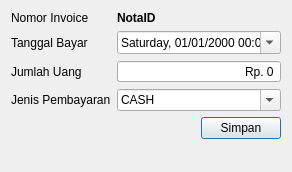
<?xml version="1.0" encoding="UTF-8"?>
<ui version="4.0">
 <class>EditorPembayaran</class>
 <widget class="QDialog" name="EditorPembayaran">
  <property name="geometry">
   <rect>
    <x>0</x>
    <y>0</y>
    <width>292</width>
    <height>172</height>
   </rect>
  </property>
  <property name="windowTitle">
   <string>Edit Pembayaran</string>
  </property>
  <layout class="QFormLayout" name="formLayout">
   <item row="0" column="0">
    <widget class="QLabel" name="label">
     <property name="text">
      <string>Nomor Invoice</string>
     </property>
    </widget>
   </item>
   <item row="0" column="1">
    <widget class="QLabel" name="labelNotaId">
     <property name="font">
      <font>
       <bold>true</bold>
      </font>
     </property>
     <property name="text">
      <string>NotaID</string>
     </property>
    </widget>
   </item>
   <item row="2" column="0">
    <widget class="QLabel" name="label_4">
     <property name="text">
      <string>Tanggal Bayar</string>
     </property>
    </widget>
   </item>
   <item row="2" column="1">
    <widget class="QDateTimeEdit" name="dateTimeEdit">
     <property name="buttonSymbols">
      <enum>QAbstractSpinBox::ButtonSymbols::NoButtons</enum>
     </property>
     <property name="displayFormat">
      <string>dddd, dd/MM/yyyy HH:mm</string>
     </property>
     <property name="calendarPopup">
      <bool>true</bool>
     </property>
    </widget>
   </item>
   <item row="4" column="0">
    <widget class="QLabel" name="label_2">
     <property name="text">
      <string>Jumlah Uang</string>
     </property>
    </widget>
   </item>
   <item row="4" column="1">
    <widget class="QSpinBox" name="spinBox">
     <property name="alignment">
      <set>Qt::AlignmentFlag::AlignRight|Qt::AlignmentFlag::AlignTrailing|Qt::AlignmentFlag::AlignVCenter</set>
     </property>
     <property name="buttonSymbols">
      <enum>QAbstractSpinBox::ButtonSymbols::NoButtons</enum>
     </property>
     <property name="showGroupSeparator" stdset="0">
      <bool>true</bool>
     </property>
     <property name="suffix">
      <string/>
     </property>
     <property name="prefix">
      <string>Rp. </string>
     </property>
    </widget>
   </item>
   <item row="6" column="0">
    <widget class="QLabel" name="label_3">
     <property name="text">
      <string>Jenis Pembayaran</string>
     </property>
    </widget>
   </item>
   <item row="6" column="1">
    <widget class="QComboBox" name="comboBox">
     <property name="editable">
      <bool>true</bool>
     </property>
     <property name="currentText">
      <string>CASH</string>
     </property>
     <item>
      <property name="text">
       <string>CASH</string>
      </property>
     </item>
     <item>
      <property name="text">
       <string>TRANSFER</string>
      </property>
     </item>
    </widget>
   </item>
   <item row="7" column="0" colspan="2">
    <layout class="QHBoxLayout" name="horizontalLayout">
     <item>
      <spacer name="horizontalSpacer">
       <property name="orientation">
        <enum>Qt::Orientation::Horizontal</enum>
       </property>
       <property name="sizeHint" stdset="0">
        <size>
         <width>40</width>
         <height>20</height>
        </size>
       </property>
      </spacer>
     </item>
     <item>
      <widget class="QPushButton" name="simpanButton">
       <property name="text">
        <string>Simpan</string>
       </property>
      </widget>
     </item>
    </layout>
   </item>
  </layout>
 </widget>
 <resources/>
 <connections/>
</ui>
